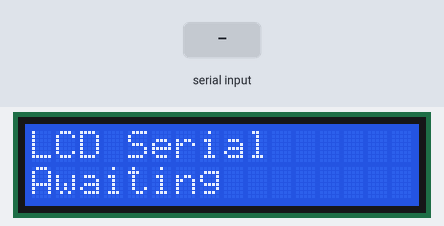
Recording of a sketch running on a simulated Arduino Uno, built with avr-gcc and run on an emulated ATmega328P. Shown: 16×2 character LCD. The test bench sets the inputs (shaded band).

Above: at 1.0 s.
1.1 s: "1\n" received over Serial
At 1.7 s:
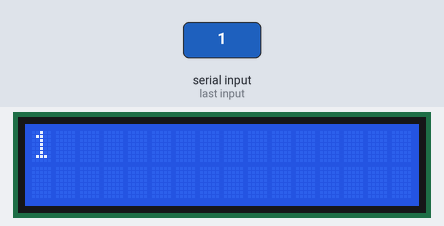
2.6 s: byte 0 ('\0') received over Serial
At 2.9 s:
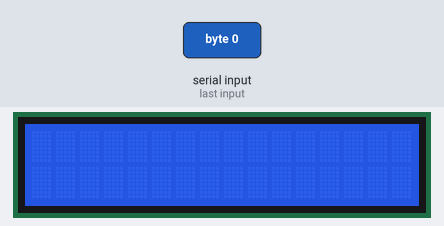
4.1 s: "0\n" received over Serial
At 5.1 s:
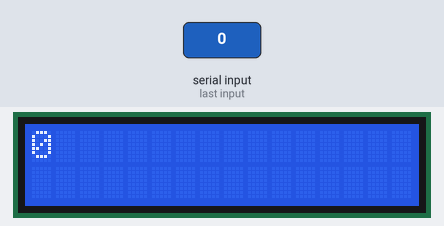
Timing chart, 0 to 7.1 s (numbered marks = the images above; inputs shaded):
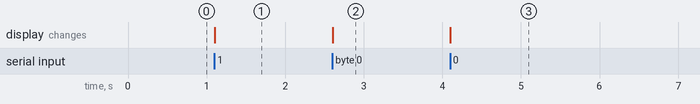

Measured:
- after the input at 1.1 s, the display: changes at once (image 1)
- after the input at 2.6 s, the display: changes at once (image 2)
- after the input at 4.1 s, the display: changes at once (image 3)

The sketch:

UNO_16024SerialDisplay.ino
```cpp
#include <LiquidCrystal.h>
String inString;
String DisplayString;
#define LCD_RS 11
#define LCD_RW 12
#define LCD_E 13
LiquidCrystal LCD(LCD_RS, LCD_RW, LCD_E, 3, 4, 5, 6, 7, 8, 9, 10);

void setup() {
  Serial.begin(115200);
  inString.reserve(64);
  LCD.begin(16, 2); //2 row of 16 column
  LCD.noAutoscroll();
  LCD.print("LCD Serial");
  LCD.setCursor(0, 1);
  LCD.noCursor();
  LCD.print("Awaiting");
  while ( !Serial.available() );
  LCD.clear();
}

void loop() {
  while (Serial.available() > 0) {
    char buf = Serial.read();
    switch (buf) {
      case '\0':
        LCD.clear();
        LCD.home();
        break;
      case '\r':
      case '\n':
        LCD.setCursor(0, 1);
        break;
      default:
        LCD.write(buf);
        break;
    }
  }
}
```
